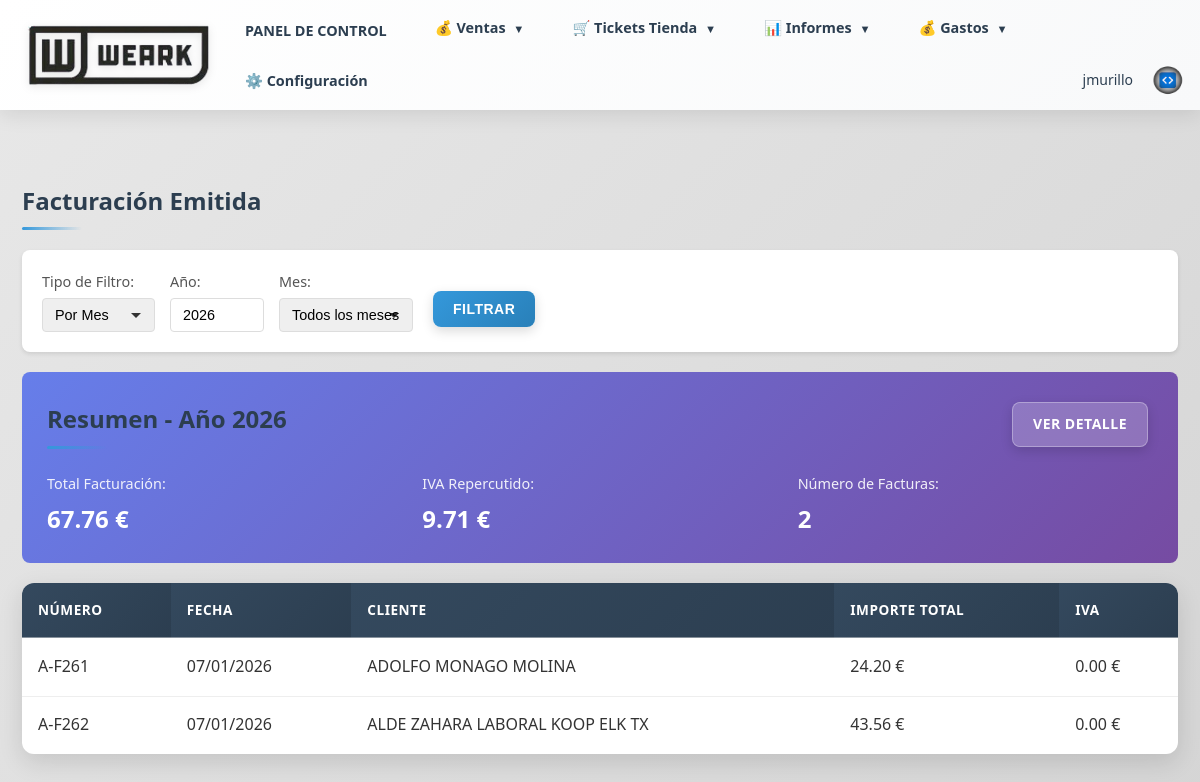
The app's page /informes/facturacion-emitida (signed in), older data.
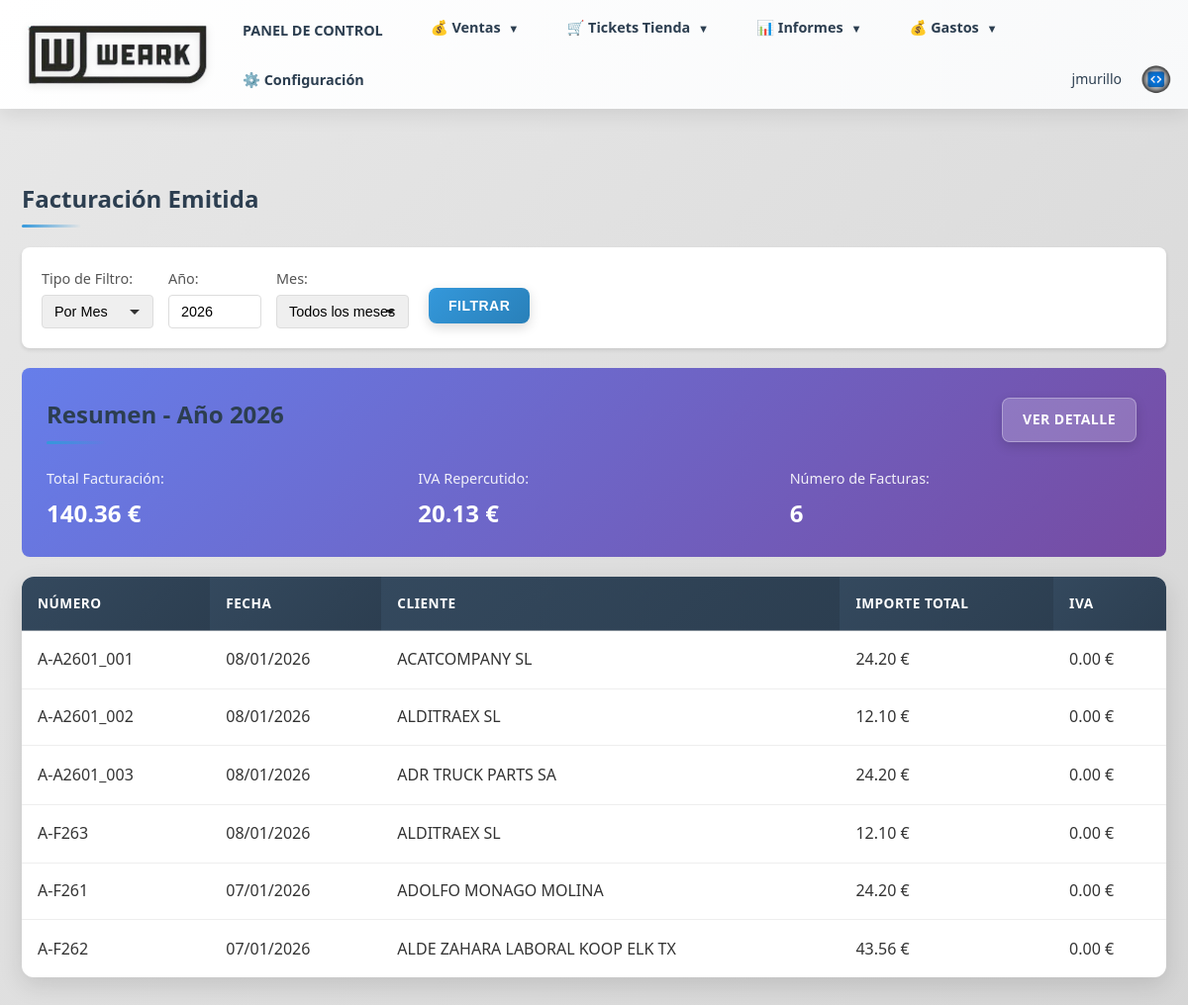
The same page, newer data.
### models.py (models this page shows, shortened)
class Usuario(db.Model, UserMixin):
    __tablename__ = 'usuarios'
    id = db.Column(db.Integer, primary_key=True)
    usuario = db.Column(db.String(80), nullable=False, unique=True)
    password_hash = db.Column(db.String(255), nullable=False)
    correo = db.Column(db.String(100), nullable=False)
    telefono = db.Column(db.String(50))
    rol = db.Column(db.String(50), nullable=False)  # comercial, administracion, supervisor, usuario
    fecha_creacion = db.Column(db.DateTime, default=datetime.utcnow)
    ultimo_acceso = db.Column(db.DateTime)
    activo = db.Column(db.Boolean, default=True, nullable=False)
    def is_supervisor(self):
        return self.rol == 'supervisor'

class Factura(db.Model):
    __tablename__ = 'facturas'
    id = db.Column(db.Integer, primary_key=True)
    pedido_id = db.Column(db.Integer, db.ForeignKey('pedidos.id'), nullable=True)
    pedido = db.relationship('Pedido', backref='facturas', lazy=True)
    presupuesto_id = db.Column(db.Integer, db.ForeignKey('presupuestos.id'), nullable=True)
    presupuesto = db.relationship('Presupuesto', backref='facturas', lazy=True)
    serie = db.Column(db.String(10), nullable=False, default='A')
    numero = db.Column(db.String(50), nullable=False)
    fecha_expedicion = db.Column(db.Date, nullable=False)
    tipo_factura = db.Column(db.String(10), nullable=False, default='F1')  # F1 = Factura completa
    descripcion = db.Column(db.Text)
    nif = db.Column(db.String(20))
    nombre = db.Column(db.String(200), nullable=False)
    importe_total = db.Column(db.Numeric(10, 2), nullable=False)
    descuento_pronto_pago = db.Column(db.Numeric(5, 2), nullable=False, default=0)  # Porcentaje de descuento por pronto pago (0-100)
    estado = db.Column(db.String(50), nullable=False, default='pendiente')  # pendiente, enviado, confirmado, error
    huella_verifactu = db.Column(db.Text)  # Respuesta de la API Verifactu
    fecha_creacion = db.Column(db.DateTime, default=datetime.utcnow)
    fecha_confirmacion = db.Column(db.DateTime)  # Fecha en que se recibió la huella
    lineas = db.relationship('LineaFactura', backref='factura', lazy=True, cascade='all, delete-orphan')

### routes/informes.py (the view)
@informes_bp.route('/informes/facturacion-emitida')
@login_required
@not_usuario_required
def facturacion_emitida():
    tipo_filtro = request.args.get('tipo', 'mes')  # 'mes' o 'trimestre'
    año = request.args.get('año', datetime.now().year, type=int)
    periodo = request.args.get('periodo', None, type=int)
    query = Factura.query.filter(extract('year', Factura.fecha_expedicion) == año)
    if tipo_filtro == 'mes' and periodo:
        query = query.filter(extract('month', Factura.fecha_expedicion) == periodo)
        periodo_label = f"{['', 'Enero', 'Febrero', 'Marzo', 'Abril', 'Mayo', 'Junio', 'Julio', 'Agosto', 'Septiembre', 'Octubre', 'Noviembre', 'Diciembre'][periodo]} {año}"
    elif tipo_filtro == 'trimestre' and periodo:
        mes_inicio = (periodo - 1) * 3 + 1
        mes_fin = periodo * 3
        query = query.filter(extract('month', Factura.fecha_expedicion).between(mes_inicio, mes_fin))
        trimestres = {1: '1T', 2: '2T', 3: '3T', 4: '4T'}
        periodo_label = f"{trimestres.get(periodo, '')} {año}"
    else:
        periodo_label = f"Año {año}"
    facturas = query.order_by(Factura.fecha_expedicion.desc()).all()
    total_facturacion = sum(f.importe_total for f in facturas)
    total_iva_repercutido = Decimal('0')
    tipo_iva = Decimal('21')  # IVA estándar al 21%
    for factura in facturas:
        for linea in factura.lineas:
            importe_con_iva = Decimal(str(linea.importe))
            base_imponible = importe_con_iva / (Decimal('1') + tipo_iva / Decimal('100'))
            iva_linea = base_imponible * tipo_iva / Decimal('100')
            total_iva_repercutido += iva_linea.quantize(Decimal('0.01'))
    return render_template('informes/facturacion_emitida.html',
                         facturas=facturas,
                         total_facturacion=total_facturacion,
                         total_iva_repercutido=total_iva_repercutido,
                         tipo_filtro=tipo_filtro,
                         año=año,
                         periodo=periodo,
                         periodo_label=periodo_label)

### app.py (called while the page is built)
@login_manager.user_loader
def load_user(user_id):
    from models import Usuario, Cliente
    if user_id.startswith('cliente_'):
        cliente_id = int(user_id.replace('cliente_', ''))
        cliente = Cliente.query.get(cliente_id)
        if cliente and cliente.tiene_acceso_web():
            return cliente
        return None
    else:
        return Usuario.query.get(int(user_id))

### utils/auth.py (called while the page is built)
def not_usuario_required(f):
    @wraps(f)
    def decorated_function(*args, **kwargs):
        if not current_user.is_authenticated:
            flash('Debes iniciar sesión para acceder a esta página', 'error')
            return redirect(url_for('auth.login'))
        if current_user.rol == 'usuario':
            flash('No tienes permisos para acceder a esta página', 'error')
            return redirect(url_for('index.index'))
        return f(*args, **kwargs)
    return decorated_function

### templates/informes/facturacion_emitida.html (shortened to what this page needs)
{% extends "base.html" %}
{% block content %}
<div class="informes-container">
    <h2>Facturación Emitida</h2>
    <div class="filtros-box">
        <form method="GET" class="filtros-form">
            <div class="filtro-group">
                <label for="tipo">Tipo de Filtro:</label>
                <select name="tipo" id="tipo" onchange="actualizarFiltros()">
                    <option value="mes" {% if tipo_filtro == 'mes' %}selected{% endif %}>Por Mes</option>
                </select>
            </div>
            <div class="filtro-group">
                <label for="año">Año:</label>
                <input type="number" name="año" id="año" value="{{ año }}" min="2000" max="2100" required>
            </div>
            <div class="filtro-group" id="periodo-group">
                {% if tipo_filtro == 'mes' %}
                <label for="periodo">Mes:</label>
                <select name="periodo" id="periodo">
                    <option value="">Todos los meses</option>
                </select>
                {% endif %}
            </div>
            <button type="submit" class="btn btn-primary">Filtrar</button>
        </form>
    </div>
    <div class="resumen-box">
        <div style="display: flex; justify-content: space-between; align-items: center; margin-bottom: 20px;">
            <h3 style="margin: 0;">Resumen - {{ periodo_label }}</h3>
            <a href="{{ url_for('informes.facturacion_emitida_detalle', tipo=tipo_filtro, año=año, periodo=periodo) }}" class="btn btn-light" style="background: rgba(255,255,255,0.2); color: white; border: 1px solid rgba(255,255,255,0.3);">Ver Detalle</a>
        </div>
        <div class="resumen-grid">
            <div class="resumen-item">
                <span class="resumen-label">Total Facturación:</span>
                <span class="resumen-value">{{ "%.2f"|format(total_facturacion) }} €</span>
            </div>
            <div class="resumen-item">
                <span class="resumen-label">IVA Repercutido:</span>
                <span class="resumen-value">{{ "%.2f"|format(total_iva_repercutido) }} €</span>
            </div>
            <div class="resumen-item">
                <span class="resumen-label">Número de Facturas:</span>
                <span class="resumen-value">{{ facturas|length }}</span>
            </div>
        </div>
    </div>
    {% if facturas %}
    <div class="table-container">
        <table class="clientes-table">
            <thead>
                <tr>
                    <th>Número</th>
                    <th>Fecha</th>
                    <th>Cliente</th>
                    <th>Importe Total</th>
                    <th>IVA</th>
                </tr>
            </thead>
            <tbody>
                {% for factura in facturas %}
                <tr>
                    <td>{{ factura.serie }}-{{ factura.numero }}</td>
                    <td>{{ factura.fecha_expedicion.strftime('%d/%m/%Y') if factura.fecha_expedicion else '-' }}</td>
                    <td>{{ factura.nombre }}</td>
                    <td>{{ "%.2f"|format(factura.importe_total) }} €</td>
                    <td>
                        {% set iva_factura = 0.0 %}
                        {% set tipo_iva = 21.0 %}
                        {% for linea in factura.lineas %}
                            {% set importe_con_iva = linea.importe|float %}
                            {% set base_imponible = importe_con_iva / (1.0 + tipo_iva / 100.0) %}
                            {% set iva_linea = base_imponible * tipo_iva / 100.0 %}
                            {% set iva_factura = iva_factura + iva_linea %}
                        {% endfor %}
                        {{ "%.2f"|format(iva_factura) }} €
                    </td>
                </tr>
                {% endfor %}
            </tbody>
        </table>
    </div>
    {% else %}
    <div class="no-data">
        <p>No hay facturas para el período seleccionado.</p>
    </div>
    {% endif %}
</div>
{% endblock %}

### templates/base.html (shortened to what this page needs)
<!DOCTYPE html>
<html lang="es">
<head>
    <link rel="stylesheet" href="{{ url_for('static', filename='css/style.css') }}">
</head>
<body>
    <header>
        <div class="container header-wrapper">
            <a href="{{ url_for('index.index') }}" style="text-decoration: none; display: flex; align-items: center;">
                <img src="{{ url_for('static', filename='logo_base.png') }}" alt="Logo" class="header-logo">
            </a>
            <nav id="mainNav">
                {% if current_user.is_authenticated %}
                    <a href="{{ url_for('index.index') }}">PANEL DE CONTROL</a>
                    {% if current_user.rol == 'usuario' %}
                        <a href="{{ url_for('solicitudes.listado_solicitudes') }}">SOLICITUDES</a>
                    {% else %}
                        <div class="dropdown">
                            <a href="#" class="dropdown-toggle">💰 Ventas <span class="dropdown-arrow">▼</span></a>
                        </div>
                        <div class="dropdown">
                            <a href="#" class="dropdown-toggle">🛒 Tickets Tienda <span class="dropdown-arrow">▼</span></a>
                        </div>
                        <div class="dropdown">
                            <a href="#" class="dropdown-toggle">📊 Informes <span class="dropdown-arrow">▼</span></a>
                        </div>
                        <div class="dropdown">
                            <a href="#" class="dropdown-toggle">💰 Gastos <span class="dropdown-arrow">▼</span></a>
                        </div>
                        {% if current_user.is_supervisor() %}
                            <a href="{{ url_for('configuracion.index') }}">⚙️ Configuración</a>
                        {% endif %}
                    {% endif %}
                    <div class="user-menu">
                        <span class="user-name">{{ current_user.usuario }}</span>
                        <a href="{{ url_for('auth.logout') }}" class="logout-btn-circle" title="Cerrar Sesión">
                            <img src="{{ url_for('static', filename='logo_jm.png') }}" alt="Cerrar Sesión" style="width: 100%; height: 100%; object-fit: contain;">
                        </a>
                    </div>
                {% endif %}
            </nav>
        </div>
    </header>
    <div class="container">
        {% block content %}{% endblock %}
    </div>
</body>
</html>

### templates/informes/facturacion_emitida.html (style rules this page uses)
.informes-container { max-width: 1400px; margin: 0 auto; padding: 20px; }
.filtros-box { background: white; padding: 20px; border-radius: 8px; margin-bottom: 20px; box-shadow: 0 2px 4px rgba(0,0,0,0.1); }
.filtros-form { display: flex; gap: 15px; align-items: flex-end; flex-wrap: wrap; }
.filtro-group { display: flex; flex-direction: column; gap: 5px; }
.filtro-group label { font-weight: 500; color: #555; font-size: 0.9em; }
.filtro-group select, .filtro-group input { padding: 8px 12px; border: 1px solid #ddd; border-radius: 4px; font-size: 0.9em; }
.resumen-box { background: linear-gradient(135deg, #667eea 0%, #764ba2 100%); color: white; padding: 25px; border-radius: 8px; margin-bottom: 20px; }
.resumen-box h3 { margin: 0 0 20px 0; font-size: 1.5em; }
.resumen-grid { display: grid; grid-template-columns: repeat(auto-fit, minmax(200px, 1fr)); gap: 20px; }
.resumen-item { display: flex; flex-direction: column; gap: 5px; }
.resumen-label { font-size: 0.9em; opacity: 0.9; }
.resumen-value { font-size: 1.5em; font-weight: bold; }

Row changes from the older to the newer data that the page shows:
added Factura: serie "A", numero "A2601_001", fecha_expedicion "08/01/2026", nombre "ACATCOMPANY SL", importe_total "24.20", descuento_pronto_pago "0.00"
added Factura: serie "A", numero "A2601_002", fecha_expedicion "08/01/2026", nombre "ALDITRAEX SL", importe_total "12.10", descuento_pronto_pago "0.00"
added Factura: serie "A", numero "A2601_003", fecha_expedicion "08/01/2026", nombre "ADR TRUCK PARTS SA", importe_total "24.20", descuento_pronto_pago "0.00"
added Factura: serie "A", numero "F263", fecha_expedicion "08/01/2026", nombre "ALDITRAEX SL", importe_total "12.10", descuento_pronto_pago "0.00"
Text that changed along with them:
{{ "%.2f"|format(total_facturacion) }}: "67.76" → "140.36"
{{ "%.2f"|format(total_iva_repercutido) }}: "9.71" → "20.13"
{{ facturas|length }}: "2" → "6"
